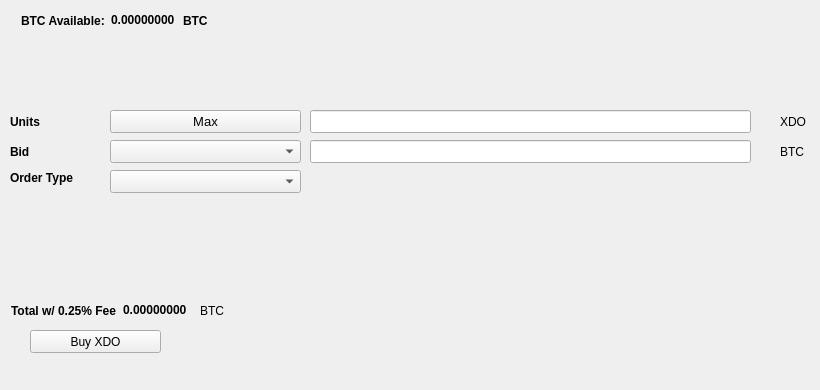
   <widget class="QWidget" name="BuyTab">
    <attribute name="title">
     <string>Buy</string>
    </attribute>
    <widget class="QPushButton" name="BuyXDO">
     <property name="geometry">
      <rect>
       <x>30</x>
       <y>330</y>
       <width>131</width>
       <height>23</height>
      </rect>
     </property>
     <property name="text">
      <string>Buy XDO</string>
     </property>
     <property name="icon">
      <iconset resource="../xando.qrc">
       <normaloff>:/icons/bitcoin</normaloff>:/icons/bitcoin</iconset>
     </property>
    </widget>
    <widget class="QLabel" name="label_3">
     <property name="geometry">
      <rect>
       <x>10</x>
       <y>110</y>
       <width>46</width>
       <height>23</height>
      </rect>
     </property>
     <property name="font">
      <font>
       <weight>75</weight>
       <bold>true</bold>
      </font>
     </property>
     <property name="text">
      <string>Units</string>
     </property>
    </widget>
    <widget class="QLineEdit" name="UnitsInput">
     <property name="geometry">
      <rect>
       <x>310</x>
       <y>110</y>
       <width>441</width>
       <height>23</height>
      </rect>
     </property>
     <property name="font">
      <font>
       <pointsize>9</pointsize>
       <weight>75</weight>
       <bold>true</bold>
      </font>
     </property>
    </widget>
    <widget class="QLineEdit" name="BuyBidPriceEdit">
     <property name="geometry">
      <rect>
       <x>310</x>
       <y>140</y>
       <width>441</width>
       <height>23</height>
      </rect>
     </property>
     <property name="font">
      <font>
       <pointsize>9</pointsize>
       <weight>75</weight>
       <bold>true</bold>
      </font>
     </property>
    </widget>
    <widget class="QLabel" name="label_4">
     <property name="geometry">
      <rect>
       <x>780</x>
       <y>110</y>
       <width>31</width>
       <height>23</height>
      </rect>
     </property>
     <property name="text">
      <string>XDO</string>
     </property>
    </widget>
    <widget class="QLabel" name="label_5">
     <property name="geometry">
      <rect>
       <x>780</x>
       <y>140</y>
       <width>31</width>
       <height>23</height>
      </rect>
     </property>
     <property name="text">
      <string>BTC</string>
     </property>
    </widget>
    <widget class="QLabel" name="label_6">
     <property name="geometry">
      <rect>
       <x>10</x>
       <y>140</y>
       <width>46</width>
       <height>23</height>
      </rect>
     </property>
     <property name="font">
      <font>
       <weight>75</weight>
       <bold>true</bold>
      </font>
     </property>
     <property name="text">
      <string>Bid</string>
     </property>
    </widget>
    <widget class="QLabel" name="label_7">
     <property name="geometry">
      <rect>
       <x>10</x>
       <y>170</y>
       <width>91</width>
       <height>16</height>
      </rect>
     </property>
     <property name="font">
      <font>
       <weight>75</weight>
       <bold>true</bold>
      </font>
     </property>
     <property name="text">
      <string>Order Type</string>
     </property>
    </widget>
    <widget class="QPushButton" name="Buy_Max_Amount">
     <property name="geometry">
      <rect>
       <x>110</x>
       <y>110</y>
       <width>191</width>
       <height>23</height>
      </rect>
     </property>
     <property name="font">
      <font>
       <pointsize>10</pointsize>
      </font>
     </property>
     <property name="text">
      <string>Max</string>
     </property>
    </widget>
    <widget class="QComboBox" name="BuyBidcomboBox">
     <property name="geometry">
      <rect>
       <x>110</x>
       <y>140</y>
       <width>191</width>
       <height>23</height>
      </rect>
     </property>
     <property name="font">
      <font>
       <pointsize>10</pointsize>
      </font>
     </property>
    </widget>
    <widget class="QComboBox" name="buyOrdertypeCombo">
     <property name="geometry">
      <rect>
       <x>110</x>
       <y>170</y>
       <width>191</width>
       <height>23</height>
      </rect>
     </property>
     <property name="font">
      <font>
       <pointsize>10</pointsize>
      </font>
     </property>
    </widget>
    <widget class="QWidget" name="layoutWidget1">
     <property name="geometry">
      <rect>
       <x>21</x>
       <y>11</y>
       <width>227</width>
       <height>19</height>
      </rect>
     </property>
     <layout class="QHBoxLayout" name="horizontalLayout_3">
      <item>
       <widget class="QLabel" name="label232">
        <property name="font">
         <font>
          <weight>75</weight>
          <bold>true</bold>
         </font>
        </property>
        <property name="text">
         <string>BTC Available:</string>
        </property>
       </widget>
      </item>
      <item>
       <widget class="QLabel" name="BtcAvailableLbl">
        <property name="palette">
         <palette>
          <active>
           <colorrole role="WindowText">
            <brush brushstyle="SolidPattern">
             <color alpha="255">
              <red>0</red>
              <green>0</green>
              <blue>0</blue>
             </color>
            </brush>
           </colorrole>
           <colorrole role="Button">
            <brush brushstyle="SolidPattern">
             <color alpha="255">
              <red>0</red>
              <green>170</green>
              <blue>0</blue>
             </color>
            </brush>
           </colorrole>
           <colorrole role="Light">
            <brush brushstyle="SolidPattern">
             <color alpha="255">
              <red>0</red>
              <green>255</green>
              <blue>0</blue>
             </color>
            </brush>
           </colorrole>
           <colorrole role="Midlight">
            <brush brushstyle="SolidPattern">
             <color alpha="255">
              <red>0</red>
              <green>212</green>
              <blue>0</blue>
             </color>
            </brush>
           </colorrole>
           <colorrole role="Dark">
            <brush brushstyle="SolidPattern">
             <color alpha="255">
              <red>0</red>
              <green>85</green>
              <blue>0</blue>
             </color>
            </brush>
           </colorrole>
           <colorrole role="Mid">
            <brush brushstyle="SolidPattern">
             <color alpha="255">
              <red>0</red>
              <green>113</green>
              <blue>0</blue>
             </color>
            </brush>
           </colorrole>
           <colorrole role="Text">
            <brush brushstyle="SolidPattern">
             <color alpha="255">
              <red>0</red>
              <green>170</green>
              <blue>0</blue>
             </color>
            </brush>
           </colorrole>
           <colorrole role="BrightText">
            <brush brushstyle="SolidPattern">
             <color alpha="255">
              <red>255</red>
              <green>255</green>
              <blue>255</blue>
             </color>
            </brush>
           </colorrole>
           <colorrole role="ButtonText">
            <brush brushstyle="SolidPattern">
             <color alpha="255">
              <red>0</red>
              <green>0</green>
              <blue>0</blue>
             </color>
            </brush>
           </colorrole>
           <colorrole role="Base">
            <brush brushstyle="SolidPattern">
             <color alpha="255">
              <red>255</red>
              <green>255</green>
              <blue>255</blue>
             </color>
            </brush>
           </colorrole>
           <colorrole role="Window">
            <brush brushstyle="SolidPattern">
             <color alpha="255">
              <red>0</red>
              <green>170</green>
              <blue>0</blue>
             </color>
            </brush>
           </colorrole>
           <colorrole role="Shadow">
            <brush brushstyle="SolidPattern">
             <color alpha="255">
              <red>0</red>
              <green>0</green>
              <blue>0</blue>
             </color>
            </brush>
           </colorrole>
           <colorrole role="AlternateBase">
            <brush brushstyle="SolidPattern">
             <color alpha="255">
              <red>127</red>
              <green>212</green>
              <blue>127</blue>
             </color>
            </brush>
           </colorrole>
           <colorrole role="ToolTipBase">
            <brush brushstyle="SolidPattern">
             <color alpha="255">
              <red>255</red>
              <green>255</green>
              <blue>220</blue>
             </color>
            </brush>
           </colorrole>
           <colorrole role="ToolTipText">
            <brush brushstyle="SolidPattern">
             <color alpha="255">
              <red>0</red>
              <green>0</green>
              <blue>0</blue>
             </color>
            </brush>
           </colorrole>
          </active>
          <inactive>
           <colorrole role="WindowText">
            <brush brushstyle="SolidPattern">
             <color alpha="255">
              <red>0</red>
              <green>0</green>
              <blue>0</blue>
             </color>
            </brush>
           </colorrole>
           <colorrole role="Button">
            <brush brushstyle="SolidPattern">
             <color alpha="255">
              <red>0</red>
              <green>170</green>
              <blue>0</blue>
             </color>
            </brush>
           </colorrole>
           <colorrole role="Light">
            <brush brushstyle="SolidPattern">
             <color alpha="255">
              <red>0</red>
              <green>255</green>
              <blue>0</blue>
             </color>
            </brush>
           </colorrole>
           <colorrole role="Midlight">
            <brush brushstyle="SolidPattern">
             <color alpha="255">
              <red>0</red>
              <green>212</green>
              <blue>0</blue>
             </color>
            </brush>
           </colorrole>
           <colorrole role="Dark">
            <brush brushstyle="SolidPattern">
             <color alpha="255">
              <red>0</red>
              <green>85</green>
              <blue>0</blue>
             </color>
            </brush>
           </colorrole>
           <colorrole role="Mid">
            <brush brushstyle="SolidPattern">
             <color alpha="255">
              <red>0</red>
              <green>113</green>
              <blue>0</blue>
             </color>
            </brush>
           </colorrole>
           <colorrole role="Text">
            <brush brushstyle="SolidPattern">
             <color alpha="255">
              <red>0</red>
              <green>170</green>
              <blue>0</blue>
             </color>
            </brush>
           </colorrole>
           <colorrole role="BrightText">
            <brush brushstyle="SolidPattern">
             <color alpha="255">
              <red>255</red>
              <green>255</green>
              <blue>255</blue>
             </color>
            </brush>
           </colorrole>
           <colorrole role="ButtonText">
            <brush brushstyle="SolidPattern">
             <color alpha="255">
              <red>0</red>
              <green>0</green>
              <blue>0</blue>
             </color>
            </brush>
           </colorrole>
           <colorrole role="Base">
            <brush brushstyle="SolidPattern">
             <color alpha="255">
              <red>255</red>
              <green>255</green>
              <blue>255</blue>
             </color>
            </brush>
           </colorrole>
           <colorrole role="Window">
            <brush brushstyle="SolidPattern">
             <color alpha="255">
              <red>0</red>
              <green>170</green>
              <blue>0</blue>
             </color>
            </brush>
           </colorrole>
           <colorrole role="Shadow">
            <brush brushstyle="SolidPattern">
             <color alpha="255">
              <red>0</red>
              <green>0</green>
              <blue>0</blue>
             </color>
            </brush>
           </colorrole>
           <colorrole role="AlternateBase">
            <brush brushstyle="SolidPattern">
             <color alpha="255">
              <red>127</red>
              <green>212</green>
              <blue>127</blue>
             </color>
            </brush>
           </colorrole>
           <colorrole role="ToolTipBase">
            <brush brushstyle="SolidPattern">
             <color alpha="255">
              <red>255</red>
              <green>255</green>
              <blue>220</blue>
             </color>
            </brush>
           </colorrole>
           <colorrole role="ToolTipText">
            <brush brushstyle="SolidPattern">
             <color alpha="255">
              <red>0</red>
              <green>0</green>
              <blue>0</blue>
             </color>
            </brush>
           </colorrole>
          </inactive>
          <disabled>
           <colorrole role="WindowText">
            <brush brushstyle="SolidPattern">
             <color alpha="255">
              <red>0</red>
              <green>85</green>
              <blue>0</blue>
             </color>
            </brush>
           </colorrole>
           <colorrole role="Button">
            <brush brushstyle="SolidPattern">
             <color alpha="255">
              <red>0</red>
              <green>170</green>
              <blue>0</blue>
             </color>
            </brush>
           </colorrole>
           <colorrole role="Light">
            <brush brushstyle="SolidPattern">
             <color alpha="255">
              <red>0</red>
              <green>255</green>
              <blue>0</blue>
             </color>
            </brush>
           </colorrole>
           <colorrole role="Midlight">
            <brush brushstyle="SolidPattern">
             <color alpha="255">
              <red>0</red>
              <green>212</green>
              <blue>0</blue>
             </color>
            </brush>
           </colorrole>
           <colorrole role="Dark">
            <brush brushstyle="SolidPattern">
             <color alpha="255">
              <red>0</red>
              <green>85</green>
              <blue>0</blue>
             </color>
            </brush>
           </colorrole>
           <colorrole role="Mid">
            <brush brushstyle="SolidPattern">
             <color alpha="255">
              <red>0</red>
              <green>113</green>
              <blue>0</blue>
             </color>
            </brush>
           </colorrole>
           <colorrole role="Text">
            <brush brushstyle="SolidPattern">
             <color alpha="255">
              <red>0</red>
              <green>85</green>
              <blue>0</blue>
             </color>
            </brush>
           </colorrole>
           <colorrole role="BrightText">
            <brush brushstyle="SolidPattern">
             <color alpha="255">
              <red>255</red>
              <green>255</green>
              <blue>255</blue>
             </color>
            </brush>
           </colorrole>
           <colorrole role="ButtonText">
            <brush brushstyle="SolidPattern">
             <color alpha="255">
              <red>0</red>
              <green>85</green>
              <blue>0</blue>
             </color>
            </brush>
           </colorrole>
           <colorrole role="Base">
            <brush brushstyle="SolidPattern">
             <color alpha="255">
              <red>0</red>
              <green>170</green>
              <blue>0</blue>
             </color>
            </brush>
           </colorrole>
           <colorrole role="Window">
            <brush brushstyle="SolidPattern">
             <color alpha="255">
              <red>0</red>
              <green>170</green>
              <blue>0</blue>
             </color>
            </brush>
           </colorrole>
           <colorrole role="Shadow">
            <brush brushstyle="SolidPattern">
             <color alpha="255">
              <red>0</red>
              <green>0</green>
              <blue>0</blue>
             </color>
            </brush>
           </colorrole>
           <colorrole role="AlternateBase">
            <brush brushstyle="SolidPattern">
             <color alpha="255">
              <red>0</red>
              <green>170</green>
              <blue>0</blue>
             </color>
            </brush>
           </colorrole>
           <colorrole role="ToolTipBase">
            <brush brushstyle="SolidPattern">
             <color alpha="255">
              <red>255</red>
              <green>255</green>
              <blue>220</blue>
             </color>
            </brush>
           </colorrole>
           <colorrole role="ToolTipText">
            <brush brushstyle="SolidPattern">
             <color alpha="255">
              <red>0</red>
              <green>0</green>
              <blue>0</blue>
             </color>
            </brush>
           </colorrole>
          </disabled>
         </palette>
        </property>
        <property name="font">
         <font>
          <weight>75</weight>
          <bold>true</bold>
         </font>
        </property>
        <property name="text">
         <string>0.00000000</string>
        </property>
        <property name="textInteractionFlags">
         <set>Qt::LinksAccessibleByMouse|Qt::TextSelectableByKeyboard|Qt::TextSelectableByMouse</set>
        </property>
       </widget>
      </item>
      <item>
       <widget class="QLabel" name="BtcAvailableLbl_2">
        <property name="font">
         <font>
          <weight>75</weight>
          <bold>true</bold>
         </font>
        </property>
        <property name="text">
         <string>BTC</string>
        </property>
       </widget>
      </item>
     </layout>
    </widget>
    <widget class="QWidget" name="layoutWidge2">
     <property name="geometry">
      <rect>
       <x>11</x>
       <y>301</y>
       <width>259</width>
       <height>19</height>
      </rect>
     </property>
     <layout class="QHBoxLayout" name="horizontalLayout_4">
      <item>
       <widget class="QLabel" name="label_9">
        <property name="font">
         <font>
          <weight>75</weight>
          <bold>true</bold>
         </font>
        </property>
        <property name="text">
         <string>Total w/ 0.25% Fee</string>
        </property>
       </widget>
      </item>
      <item>
       <widget class="QLabel" name="BuyCostLabel">
        <property name="palette">
         <palette>
          <active>
           <colorrole role="WindowText">
            <brush brushstyle="SolidPattern">
             <color alpha="255">
              <red>0</red>
              <green>0</green>
              <blue>0</blue>
             </color>
            </brush>
           </colorrole>
           <colorrole role="Button">
            <brush brushstyle="SolidPattern">
             <color alpha="255">
              <red>0</red>
              <green>170</green>
              <blue>0</blue>
             </color>
            </brush>
           </colorrole>
           <colorrole role="Light">
            <brush brushstyle="SolidPattern">
             <color alpha="255">
              <red>0</red>
              <green>255</green>
              <blue>0</blue>
             </color>
            </brush>
           </colorrole>
           <colorrole role="Midlight">
            <brush brushstyle="SolidPattern">
             <color alpha="255">
              <red>0</red>
              <green>212</green>
              <blue>0</blue>
             </color>
            </brush>
           </colorrole>
           <colorrole role="Dark">
            <brush brushstyle="SolidPattern">
             <color alpha="255">
              <red>0</red>
              <green>85</green>
              <blue>0</blue>
             </color>
            </brush>
           </colorrole>
           <colorrole role="Mid">
            <brush brushstyle="SolidPattern">
             <color alpha="255">
              <red>0</red>
              <green>113</green>
              <blue>0</blue>
             </color>
            </brush>
           </colorrole>
           <colorrole role="Text">
            <brush brushstyle="SolidPattern">
             <color alpha="255">
              <red>0</red>
              <green>170</green>
              <blue>0</blue>
             </color>
            </brush>
           </colorrole>
           <colorrole role="BrightText">
            <brush brushstyle="SolidPattern">
             <color alpha="255">
              <red>255</red>
              <green>255</green>
              <blue>255</blue>
             </color>
            </brush>
           </colorrole>
           <colorrole role="ButtonText">
            <brush brushstyle="SolidPattern">
             <color alpha="255">
              <red>0</red>
              <green>0</green>
              <blue>0</blue>
             </color>
            </brush>
           </colorrole>
           <colorrole role="Base">
            <brush brushstyle="SolidPattern">
             <color alpha="255">
              <red>255</red>
              <green>255</green>
              <blue>255</blue>
             </color>
            </brush>
           </colorrole>
           <colorrole role="Window">
            <brush brushstyle="SolidPattern">
             <color alpha="255">
              <red>0</red>
              <green>170</green>
              <blue>0</blue>
             </color>
            </brush>
           </colorrole>
           <colorrole role="Shadow">
            <brush brushstyle="SolidPattern">
             <color alpha="255">
              <red>0</red>
              <green>0</green>
              <blue>0</blue>
             </color>
            </brush>
           </colorrole>
           <colorrole role="AlternateBase">
            <brush brushstyle="SolidPattern">
             <color alpha="255">
              <red>127</red>
              <green>212</green>
              <blue>127</blue>
             </color>
            </brush>
           </colorrole>
           <colorrole role="ToolTipBase">
            <brush brushstyle="SolidPattern">
             <color alpha="255">
              <red>255</red>
              <green>255</green>
              <blue>220</blue>
             </color>
            </brush>
           </colorrole>
           <colorrole role="ToolTipText">
            <brush brushstyle="SolidPattern">
             <color alpha="255">
              <red>0</red>
              <green>0</green>
              <blue>0</blue>
             </color>
            </brush>
           </colorrole>
          </active>
          <inactive>
           <colorrole role="WindowText">
            <brush brushstyle="SolidPattern">
             <color alpha="255">
              <red>0</red>
              <green>0</green>
              <blue>0</blue>
             </color>
            </brush>
           </colorrole>
           <colorrole role="Button">
            <brush brushstyle="SolidPattern">
             <color alpha="255">
              <red>0</red>
              <green>170</green>
              <blue>0</blue>
             </color>
            </brush>
           </colorrole>
           <colorrole role="Light">
            <brush brushstyle="SolidPattern">
             <color alpha="255">
              <red>0</red>
              <green>255</green>
              <blue>0</blue>
             </color>
            </brush>
           </colorrole>
           <colorrole role="Midlight">
            <brush brushstyle="SolidPattern">
             <color alpha="255">
              <red>0</red>
              <green>212</green>
              <blue>0</blue>
             </color>
            </brush>
           </colorrole>
           <colorrole role="Dark">
            <brush brushstyle="SolidPattern">
             <color alpha="255">
              <red>0</red>
              <green>85</green>
              <blue>0</blue>
             </color>
            </brush>
           </colorrole>
           <colorrole role="Mid">
            <brush brushstyle="SolidPattern">
             <color alpha="255">
              <red>0</red>
              <green>113</green>
              <blue>0</blue>
             </color>
            </brush>
           </colorrole>
           <colorrole role="Text">
            <brush brushstyle="SolidPattern">
             <color alpha="255">
              <red>0</red>
              <green>170</green>
              <blue>0</blue>
             </color>
            </brush>
           </colorrole>
           <colorrole role="BrightText">
            <brush brushstyle="SolidPattern">
             <color alpha="255">
              <red>255</red>
              <green>255</green>
              <blue>255</blue>
             </color>
            </brush>
           </colorrole>
           <colorrole role="ButtonText">
            <brush brushstyle="SolidPattern">
             <color alpha="255">
              <red>0</red>
              <green>0</green>
              <blue>0</blue>
             </color>
            </brush>
           </colorrole>
           <colorrole role="Base">
            <brush brushstyle="SolidPattern">
             <color alpha="255">
              <red>255</red>
              <green>255</green>
              <blue>255</blue>
             </color>
            </brush>
           </colorrole>
           <colorrole role="Window">
            <brush brushstyle="SolidPattern">
             <color alpha="255">
              <red>0</red>
              <green>170</green>
              <blue>0</blue>
             </color>
            </brush>
           </colorrole>
           <colorrole role="Shadow">
            <brush brushstyle="SolidPattern">
             <color alpha="255">
              <red>0</red>
              <green>0</green>
              <blue>0</blue>
             </color>
            </brush>
           </colorrole>
           <colorrole role="AlternateBase">
            <brush brushstyle="SolidPattern">
             <color alpha="255">
              <red>127</red>
              <green>212</green>
              <blue>127</blue>
             </color>
            </brush>
           </colorrole>
           <colorrole role="ToolTipBase">
            <brush brushstyle="SolidPattern">
             <color alpha="255">
              <red>255</red>
              <green>255</green>
              <blue>220</blue>
             </color>
            </brush>
           </colorrole>
           <colorrole role="ToolTipText">
            <brush brushstyle="SolidPattern">
             <color alpha="255">
              <red>0</red>
              <green>0</green>
              <blue>0</blue>
             </color>
            </brush>
           </colorrole>
          </inactive>
          <disabled>
           <colorrole role="WindowText">
            <brush brushstyle="SolidPattern">
             <color alpha="255">
              <red>0</red>
              <green>85</green>
              <blue>0</blue>
             </color>
            </brush>
           </colorrole>
           <colorrole role="Button">
            <brush brushstyle="SolidPattern">
             <color alpha="255">
              <red>0</red>
              <green>170</green>
              <blue>0</blue>
             </color>
            </brush>
           </colorrole>
           <colorrole role="Light">
            <brush brushstyle="SolidPattern">
             <color alpha="255">
              <red>0</red>
              <green>255</green>
              <blue>0</blue>
             </color>
            </brush>
           </colorrole>
           <colorrole role="Midlight">
            <brush brushstyle="SolidPattern">
             <color alpha="255">
              <red>0</red>
              <green>212</green>
              <blue>0</blue>
             </color>
            </brush>
           </colorrole>
           <colorrole role="Dark">
            <brush brushstyle="SolidPattern">
             <color alpha="255">
              <red>0</red>
              <green>85</green>
              <blue>0</blue>
             </color>
            </brush>
           </colorrole>
           <colorrole role="Mid">
            <brush brushstyle="SolidPattern">
             <color alpha="255">
              <red>0</red>
              <green>113</green>
              <blue>0</blue>
             </color>
            </brush>
           </colorrole>
           <colorrole role="Text">
            <brush brushstyle="SolidPattern">
             <color alpha="255">
              <red>0</red>
              <green>85</green>
              <blue>0</blue>
             </color>
            </brush>
           </colorrole>
           <colorrole role="BrightText">
            <brush brushstyle="SolidPattern">
             <color alpha="255">
              <red>255</red>
              <green>255</green>
              <blue>255</blue>
             </color>
            </brush>
           </colorrole>
           <colorrole role="ButtonText">
            <brush brushstyle="SolidPattern">
             <color alpha="255">
              <red>0</red>
              <green>85</green>
              <blue>0</blue>
             </color>
            </brush>
           </colorrole>
           <colorrole role="Base">
            <brush brushstyle="SolidPattern">
             <color alpha="255">
              <red>0</red>
              <green>170</green>
              <blue>0</blue>
             </color>
            </brush>
           </colorrole>
           <colorrole role="Window">
            <brush brushstyle="SolidPattern">
             <color alpha="255">
              <red>0</red>
              <green>170</green>
              <blue>0</blue>
             </color>
            </brush>
           </colorrole>
           <colorrole role="Shadow">
            <brush brushstyle="SolidPattern">
             <color alpha="255">
              <red>0</red>
              <green>0</green>
              <blue>0</blue>
             </color>
            </brush>
           </colorrole>
           <colorrole role="AlternateBase">
            <brush brushstyle="SolidPattern">
             <color alpha="255">
              <red>0</red>
              <green>170</green>
              <blue>0</blue>
             </color>
            </brush>
           </colorrole>
           <colorrole role="ToolTipBase">
            <brush brushstyle="SolidPattern">
             <color alpha="255">
              <red>255</red>
              <green>255</green>
              <blue>220</blue>
             </color>
            </brush>
           </colorrole>
           <colorrole role="ToolTipText">
            <brush brushstyle="SolidPattern">
             <color alpha="255">
              <red>0</red>
              <green>0</green>
              <blue>0</blue>
             </color>
            </brush>
           </colorrole>
          </disabled>
         </palette>
        </property>
        <property name="font">
         <font>
          <weight>75</weight>
          <bold>true</bold>
         </font>
        </property>
        <property name="autoFillBackground">
         <bool>false</bool>
        </property>
        <property name="text">
         <string>0.00000000</string>
        </property>
        <property name="textInteractionFlags">
         <set>Qt::LinksAccessibleByMouse|Qt::TextSelectableByMouse</set>
        </property>
       </widget>
      </item>
      <item>
       <widget class="QLabel" name="label_10">
        <property name="font">
         <font>
          <weight>50</weight>
          <bold>false</bold>
         </font>
        </property>
        <property name="text">
         <string>BTC</string>
        </property>
       </widget>
      </item>
     </layout>
    </widget>
    <widget class="QLabel" name="label_24">
     <property name="geometry">
      <rect>
       <x>460</x>
       <y>300</y>
       <width>281</width>
       <height>81</height>
      </rect>
     </property>
     <property name="text">
      <string/>
     </property>
     <property name="pixmap">
      <pixmap>:/images/bittrex</pixmap>
     </property>
    </widget>
   </widget>
